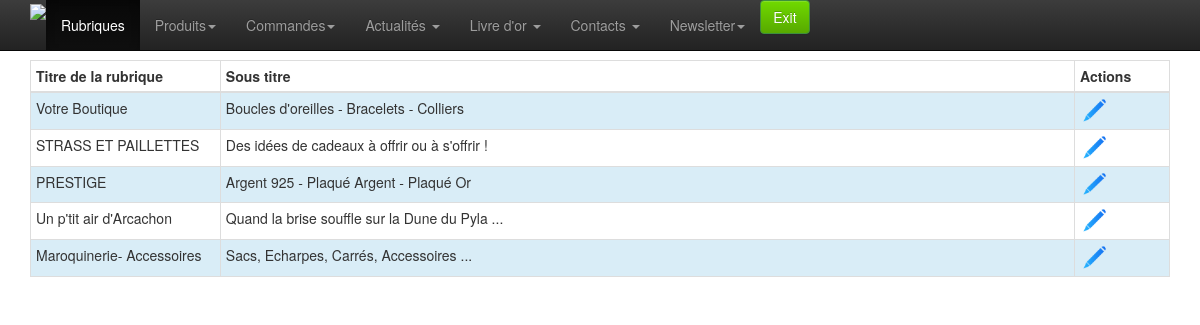
The page /admin/rubrique/liste.php (signed in) on the database as committed earlier.
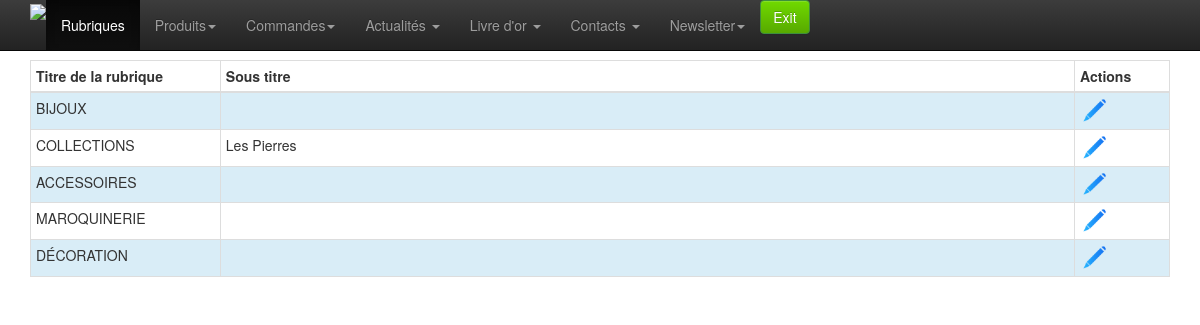
The same page on the database as committed later.
### tables this page shows
CREATE TABLE `rubrique` (
  `id` smallint(5) unsigned NOT NULL AUTO_INCREMENT,
  `label` varchar(50) NOT NULL,
  `sous_titre` varchar(100) NOT NULL,
  `image` varchar(100) NOT NULL,
  PRIMARY KEY (`id`)
);

### admin/classes/StorageManager.php (called while the page is built, shortened)
<?php
class StorageManager{
	protected function dbConnect() {
	    $host = DBHOST;
	    $user = DBUSER;
	    $pass = DBPASSWD;
	    $bdd  = DBNAME;
		try {
			$this->mysqli = new mysqli ($host, $user, $pass, $bdd) ;
		} catch (Exception $e) {
			throw new Exception("Erreur Connexion DB ". $e->getMessage());
		}
	}
}
?>

### admin/classes/Catproduct.php (called while the page is built, shortened)
<?php
require_once("StorageManager.php");
class Catproduct extends StorageManager {
	public function getRubriques( $id=0, $debug=false ){
		$sql = "SELECT * FROM rubrique";
		$sql .= " ORDER BY id ASC;";
		$new_array = null;
		$result = mysqli_query($this->mysqli,$sql);
		while( $row = mysqli_fetch_assoc( $result)){
			$new_array[] = $row;
		}
		return $new_array;
	}
}

### admin/rubrique/liste.php (the view, shortened to what this page needs)
<?
	require '../classes/Catproduct.php';
	$catproduct = new Catproduct();
	$liste_rubrique = $catproduct->getRubriques();
?>
<!doctype html>
<html class="no-js" lang="en">
<head>
	<? include_once "../inc-meta.php" ;?>
</head>
<body>
	<? require_once "../inc-menu.php" ;?>
	<div class="container">
		<div class="row">
			<div class="col-xs-12 col-sm-12 col-md-12">
				<table class="table table-hover table-bordered table-condensed table-striped" >
					<thead>
						<tr>
							<th class="col-md-2" style="">
								Titre de la rubrique
							</th><th class="col-md-9" style="">
								Sous titre
							</th>
							<th class="col-md-1" colspan="2" style="">
								Actions
							</th>
						</tr>
					</thead>
					<tbody>
						<?
						if ( !empty( $liste_rubrique ) ) {
							$i=0;
							foreach ( $liste_rubrique as $value ) {
								$i++;
								$classe_affichage = ( $i % 2 != 0 ) ? 'info' : '';
								echo "<tr class='" . $classe_affichage . "'>\n";
								echo "	<td>" . $value[ "label" ] . "</td>\n";
								echo "	<td>" . $value[ "sous_titre" ] . "</td>\n";
								echo "	<td><a href='./ajouter.php?id=" . $value[ "id" ] . "'><img src='../img/modif.png' width='30' alt='Modifier' ></a></td>\n";
								echo "</tr>\n";
							}
						}
						?>
					</tbody>
				</table>
			</div>
		</div>
	</div>
</body>
</html>

Rows that differ between the two databases and show on the page:
removed rubrique: label "Votre Boutique", sous_titre "Boucles d'oreilles - Bracelets - Colliers"
removed rubrique: label "STRASS ET PAILLETTES", sous_titre "Des idées de cadeaux à offrir ou à s'offrir !"
removed rubrique: label "PRESTIGE", sous_titre "Argent 925 - Plaqué Argent - Plaqué Or"
removed rubrique: label "Un p'tit air d'Arcachon", sous_titre "Quand la brise souffle sur la Dune du Pyla ..."
removed rubrique: label "Maroquinerie- Accessoires", sous_titre "Sacs, Echarpes, Carrés, Accessoires ..."
added rubrique: label "BIJOUX"
added rubrique: label "COLLECTIONS", sous_titre "Les Pierres"
added rubrique: label "ACCESSOIRES"
added rubrique: label "MAROQUINERIE"
added rubrique: label "DÉCORATION"
